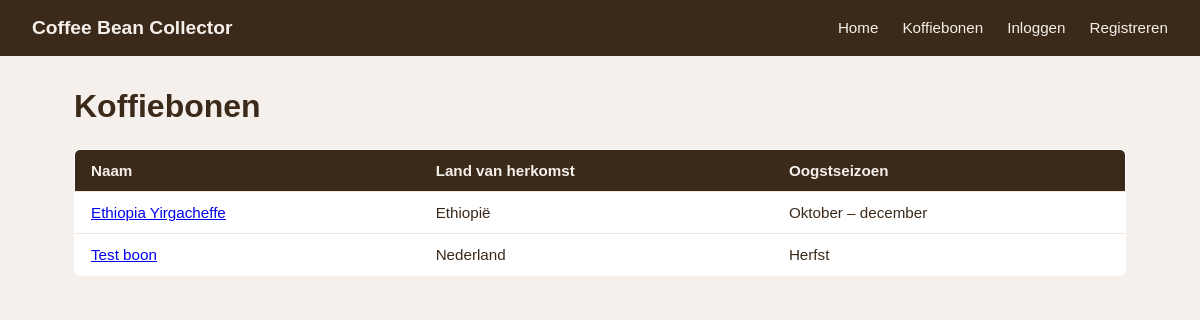
Before: /bonen/ with the older database file.
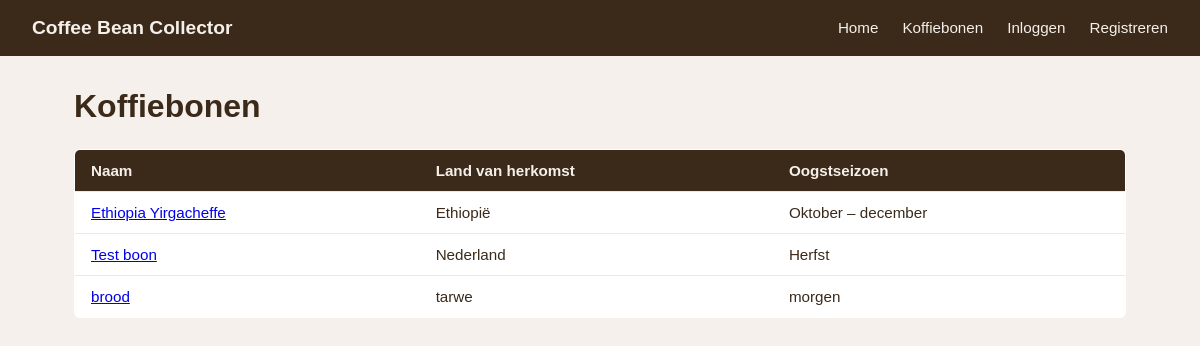
After: the same page with the newer database file.
### base/models.py (models this page shows, shortened)
class Bean(models.Model):
    name = models.CharField(max_length=255)
    country_of_origin = models.CharField(max_length=255)
    roaster = models.CharField(max_length=255, blank=True, default='')
    harvest_season = models.CharField(max_length=255)
    in_season = models.BooleanField(default=True)
    approved = models.BooleanField(default=False)
    approved_by = models.ForeignKey(
        User, null=True, blank=True, on_delete=models.SET_NULL, related_name='approved_beans'
    )

### base/views.py (the view)
# urls.py: path('bonen/', views.bean_list, name='bean_list'),
def bean_list(request):
    from .models import Bean
    beans = Bean.objects.filter(approved=True).order_by('name')
    pending_count = Bean.objects.filter(approved=False).count() if request.user.is_staff else 0
    return render(request, 'base/bean_list.html', {'beans': beans, 'pending_count': pending_count})

### base/templates/base/bean_list.html (shortened to what this page needs)
{% extends "base.html" %}
{% block content %}
<div class="bean-list-container">
    <div class="bean-list-header">
        <h1>Koffiebonen</h1>
    </div>
    {% if beans %}
        <table class="bean-table">
            <thead>
                <tr>
                    <th>Naam</th>
                    <th>Land van herkomst</th>
                    <th>Oogstseizoen</th>
                </tr>
            </thead>
            <tbody>
                {% for bean in beans %}
                    <tr>
                        <td><a href="{% url 'bean_detail' bean.pk %}">{{ bean.name }}</a></td>
                        <td>{{ bean.country_of_origin }}</td>
                        <td>{{ bean.harvest_season }}</td>
                    </tr>
                {% endfor %}
            </tbody>
        </table>
    {% else %}
        <p>Er zijn nog geen goedgekeurde koffiebonen.</p>
    {% endif %}
</div>
{% endblock %}

Changed rows visible on the page:
added Bean: name "brood", country_of_origin "tarwe", harvest_season "morgen"
